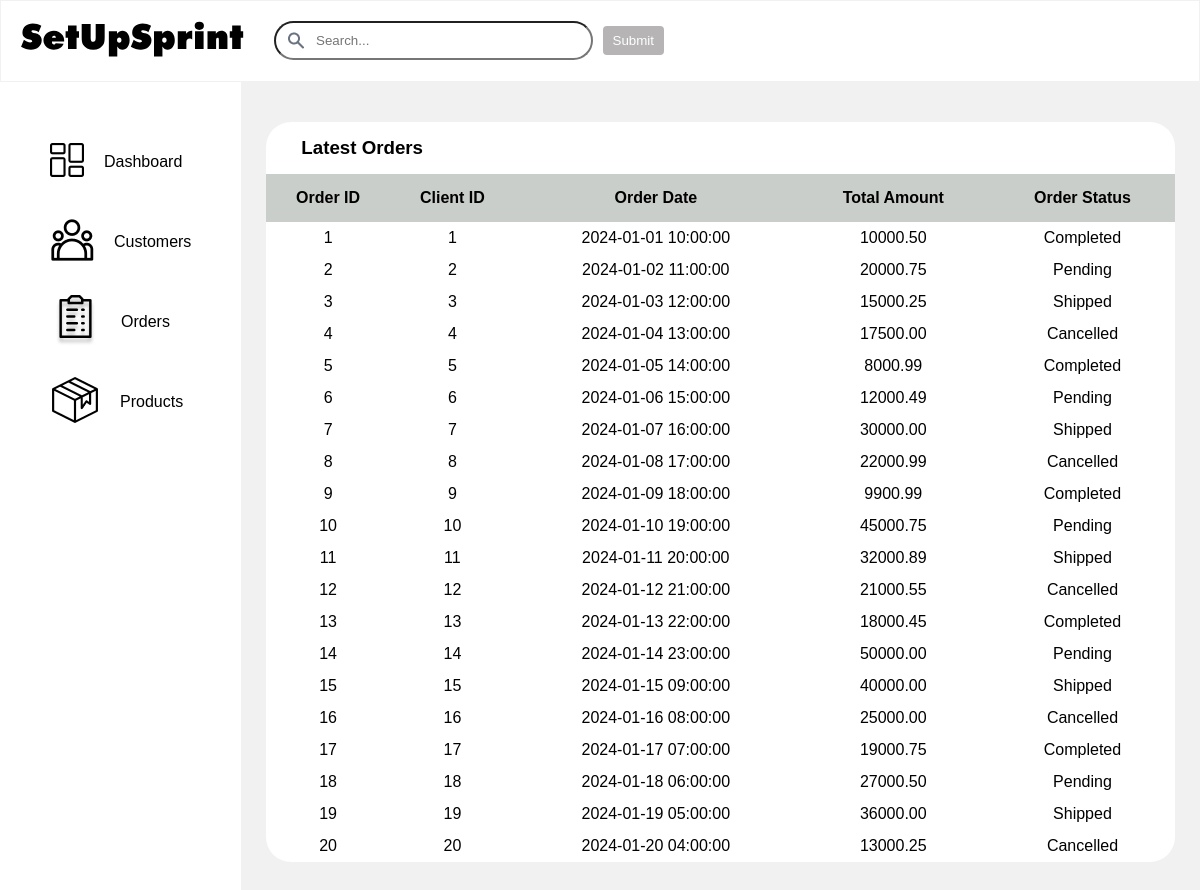
The page /admin/adminOrders.php on the database its author committed.
### tables this page shows
CREATE TABLE orders (
  OrderID int(11) NOT NULL AUTO_INCREMENT,
  ClientID int(11),
  OrderDate timestamp NOT NULL DEFAULT current_timestamp() ON UPDATE current_timestamp(),
  TotalAmount decimal(10,2),
  OrderStatus varchar(20),
  PRIMARY KEY (OrderID),
  KEY ClientID (ClientID),
  CONSTRAINT orders_ibfk_1 FOREIGN KEY (ClientID) REFERENCES clients (ClientID)
);

### admin/adminOrders.php (the view, shortened to what this page needs)
<?php
include_once 'db_connect.php';
function getAllOrders($conn) {
    $sql = "SELECT * FROM orders";
    $result = $conn->query($sql);
    if ($result->num_rows > 0) {
        return $result->fetch_all(MYSQLI_ASSOC);
    } else {
        return [];
    }
}
$orders = getAllOrders($conn);
?>
<!DOCTYPE html>
<html lang="en">
<head>
    <link rel="stylesheet" href="admin.css">
</head>
<body>
    <nav>
        <div>
            <img src="../assets/images/SetUpSprint.svg" class="logo" alt="Logo">
        </div>
        <div style="flex-basis: auto;">
            <form class="search-form">
                <input type="text" class="search-input" placeholder="Search...">
                <button type="submit" class="submit-btn">Submit</button>
            </form>
        </div>
    </nav>
    <div class="mpage">
        <div class="lfttable">
            <div class="tablrow">
                <div class="tablecol"> <img src="../assets/images/dashboard.png" > </div>
                <div class="tablecol"> <a href="./adminDashboard.php"> Dashboard </a> </div>
            </div>
            <div class="tablrow">
                <div class="tablecol"> <img src="../assets/images/costumers.png" > </div>
                <div class="tablecol"> <a href="adminCustomers.php"> Customers </a> </div>
            </div>
            <div class="tablrow">
                <div class="tablecol"> <img src="../assets/images/orders.png" > </div>
                <div class="tablecol"> <a href="./adminOrders.php"> Orders </a> </div>
            </div>
            <div class="tablrow">
                <div class="tablecol"> <img src="../assets/images/products.png" > </div>
                <div class="tablecol"> <a href="./adminProducts.php"> Products </a> </div>
            </div>
        </div>
        <div class="rgtcontent2">
            <div class="ttbl4">
                <h3>Latest Orders</h3>
                <table class="tbl4">
                    <tr>
                        <th>Order ID</th>
                        <th>Client ID</th>
                        <th>Order Date</th>
                        <th>Total Amount</th>
                        <th>Order Status</th>
                    </tr>
                    <?php foreach ($orders as $order) { ?>
                        <tr>
                            <td><?php echo $order['OrderID']; ?></td>
                            <td><?php echo $order['ClientID']; ?></td>
                            <td><?php echo $order['OrderDate']; ?></td>
                            <td><?php echo $order['TotalAmount']; ?></td>
                            <td><?php echo $order['OrderStatus']; ?></td>
                        </tr>
                    <?php } ?>
                </table>
            </div>
        </div>
    </div>
</body>
</html>

### admin/admin.css (style rules this page uses)
body { margin: 0; font-family: Arial, sans-serif; }
.tablrow { display: flex; align-items: center; }
.tablecol { margin: 10px; }
nav { background-color: #ffffff; border: #f1f1f1 solid 1px; padding: 20px; display: flex; }
.search-form { position: relative; width: 400px; display: flex; margin-left: 30px; }
.search-input { width: 100%; background-image: url(assets/searchsearch.png); background-repeat: no-repeat; background-position: 10px center; background-size: 20px; padding: 10px 40px; border-radius: 40px; }
.submit-btn { padding: 5px 10px; margin: 5px 10px; background-color: #b6b4b4; border: none; border-radius: 4px; color: white; cursor: pointer; }
a { color: inherit; text-decoration: none; }
.ttbl4 { background-color: #ffffff; margin: 40px 25px 10px 25px; border-radius: 25px; }
h3 { margin: 15px 30px 15px 35px; }
.tbl4 { border-collapse: collapse; width: 100%; }
.tbl4 td { text-align: center; height: 30px; }
.tbl4 th { text-align: center; background-color: #caceca; }
.rgtcontent2 { background-color: #f1f1f1; display: flex; flex-direction: column; height: 1000px; }
.tbl3 td, th { padding: 15px 1px; }
.lfttable { float: left; margin: 40px; }
.lfttable { display: flex; flex-direction: column; justify-content: space-between; }
.tablrow { display: flex; text-align: center; flex-basis: 80px; }

### rows shown on the page
orders: OrderID "1", ClientID "1", OrderDate "2024-01-01 10:00:00", TotalAmount "10000.50", OrderStatus "Completed"
orders: OrderID "2", ClientID "2", OrderDate "2024-01-02 11:00:00", TotalAmount "20000.75", OrderStatus "Pending"
orders: OrderID "3", ClientID "3", OrderDate "2024-01-03 12:00:00", TotalAmount "15000.25", OrderStatus "Shipped"
orders: OrderID "4", ClientID "4", OrderDate "2024-01-04 13:00:00", TotalAmount "17500.00", OrderStatus "Cancelled"
orders: OrderID "5", ClientID "5", OrderDate "2024-01-05 14:00:00", TotalAmount "8000.99", OrderStatus "Completed"
orders: OrderID "6", ClientID "6", OrderDate "2024-01-06 15:00:00", TotalAmount "12000.49", OrderStatus "Pending"
orders: OrderID "7", ClientID "7", OrderDate "2024-01-07 16:00:00", TotalAmount "30000.00", OrderStatus "Shipped"
orders: OrderID "8", ClientID "8", OrderDate "2024-01-08 17:00:00", TotalAmount "22000.99", OrderStatus "Cancelled"
orders: OrderID "9", ClientID "9", OrderDate "2024-01-09 18:00:00", TotalAmount "9900.99", OrderStatus "Completed"
orders: OrderID "10", ClientID "10", OrderDate "2024-01-10 19:00:00", TotalAmount "45000.75", OrderStatus "Pending"
orders: OrderID "11", ClientID "11", OrderDate "2024-01-11 20:00:00", TotalAmount "32000.89", OrderStatus "Shipped"
orders: OrderID "12", ClientID "12", OrderDate "2024-01-12 21:00:00", TotalAmount "21000.55", OrderStatus "Cancelled"
orders: OrderID "13", ClientID "13", OrderDate "2024-01-13 22:00:00", TotalAmount "18000.45", OrderStatus "Completed"
orders: OrderID "14", ClientID "14", OrderDate "2024-01-14 23:00:00", TotalAmount "50000.00", OrderStatus "Pending"
orders: OrderID "15", ClientID "15", OrderDate "2024-01-15 09:00:00", TotalAmount "40000.00", OrderStatus "Shipped"
orders: OrderID "16", ClientID "16", OrderDate "2024-01-16 08:00:00", TotalAmount "25000.00", OrderStatus "Cancelled"
orders: OrderID "17", ClientID "17", OrderDate "2024-01-17 07:00:00", TotalAmount "19000.75", OrderStatus "Completed"
orders: OrderID "18", ClientID "18", OrderDate "2024-01-18 06:00:00", TotalAmount "27000.50", OrderStatus "Pending"
orders: OrderID "19", ClientID "19", OrderDate "2024-01-19 05:00:00", TotalAmount "36000.00", OrderStatus "Shipped"
orders: OrderID "20", ClientID "20", OrderDate "2024-01-20 04:00:00", TotalAmount "13000.25", OrderStatus "Cancelled"
